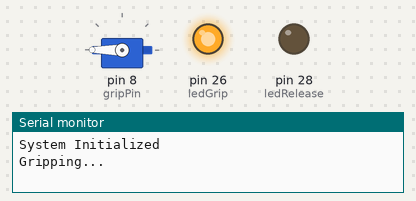
A sketch run on a simulated Arduino Mega 2560, built with avr-gcc and run on an emulated ATmega2560. On the bench: servo, output pins drawn as LEDs (lit = HIGH), the last lines printed to the serial monitor. At 28.0 s the program stops and its outputs stay as they are.

Above: at 0.05 s.
At 3.5 s:
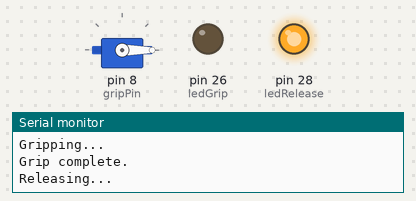
At 6.95 s:
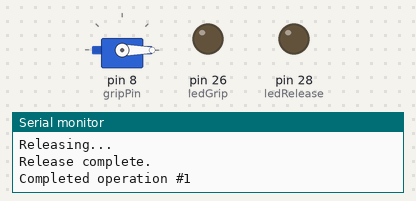
Timing chart, 0 to 9.1 s (numbered marks = the images above):
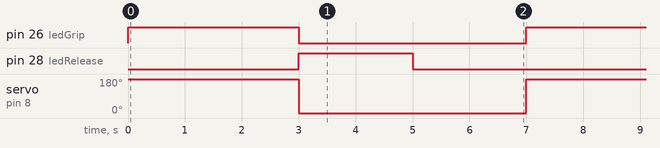

Measured:
- by itself, pin 26 (ledGrip): alternates HIGH for 3.0 s and LOW for 4.0 s
- by itself, pin 28 (ledRelease): alternates HIGH for 2.0 s and LOW for 5.0 s
- by itself, servo on pin 8 (gripPin): alternates 180° for 3.0 s and 0° for 4.0 s

The sketch:

servo_gripper_test.ino
```cpp
#include <Servo.h>  // Include the Servo library

// Servo Variables
Servo gripperServo;
const int gripPin = 8;          // Servo signal pin (PWM capable pin on Mega2560) 46 on Mega
const int gripOpenAngle = 0;    // Open position
const int gripCloseAngle = 270;  // Close position


// LED Indicators
const int ledGrip = 26;       // LED ON when gripping
const int ledRelease = 28;    // LED ON when releasing

// Operation Count
const int operationCount = 4; // Number of times to repeat the drill and grip sequence

void setup() {
  // Servo Setup
  gripperServo.attach(gripPin);

  // LED Setup
  pinMode(ledGrip, OUTPUT);
  pinMode(ledRelease, OUTPUT);

  Serial.begin(9600);  // For debugging
  Serial.println("System Initialized");
}

void loop() {
  for (int i = 0; i < operationCount; i++) {
    // Step 4: Grip operation
    grip();

    // Step 5: Release operation
    release();

    Serial.print("Completed operation #");
    Serial.println(i + 1);

    delay(2000);  // Wait 2 seconds before the next operation
  }

  // After completing all operations, stop further actions
  Serial.println("All operations completed.");
  while (true) {
    // Infinite loop to halt execution
  }
}

void grip() {
  Serial.println("Gripping...");

  // Turn on gripping LED
  digitalWrite(ledGrip, HIGH);

  // Move servo to closed position
  gripperServo.write(gripCloseAngle);
  delay(3000);
  /*ISR to move axis to the next pot*/
  // Turn off gripping LED
  digitalWrite(ledGrip, LOW);
  Serial.println("Grip complete.");
}

void release() {
  Serial.println("Releasing...");

  // Turn on releasing LED
  digitalWrite(ledRelease, HIGH);

  // Move servo to open position
  gripperServo.write(gripOpenAngle);
  delay(2000);
  /*ISR to move axis to the next pot*/
  // Turn off releasing LED
  digitalWrite(ledRelease, LOW);
  Serial.println("Release complete.");
}
```
